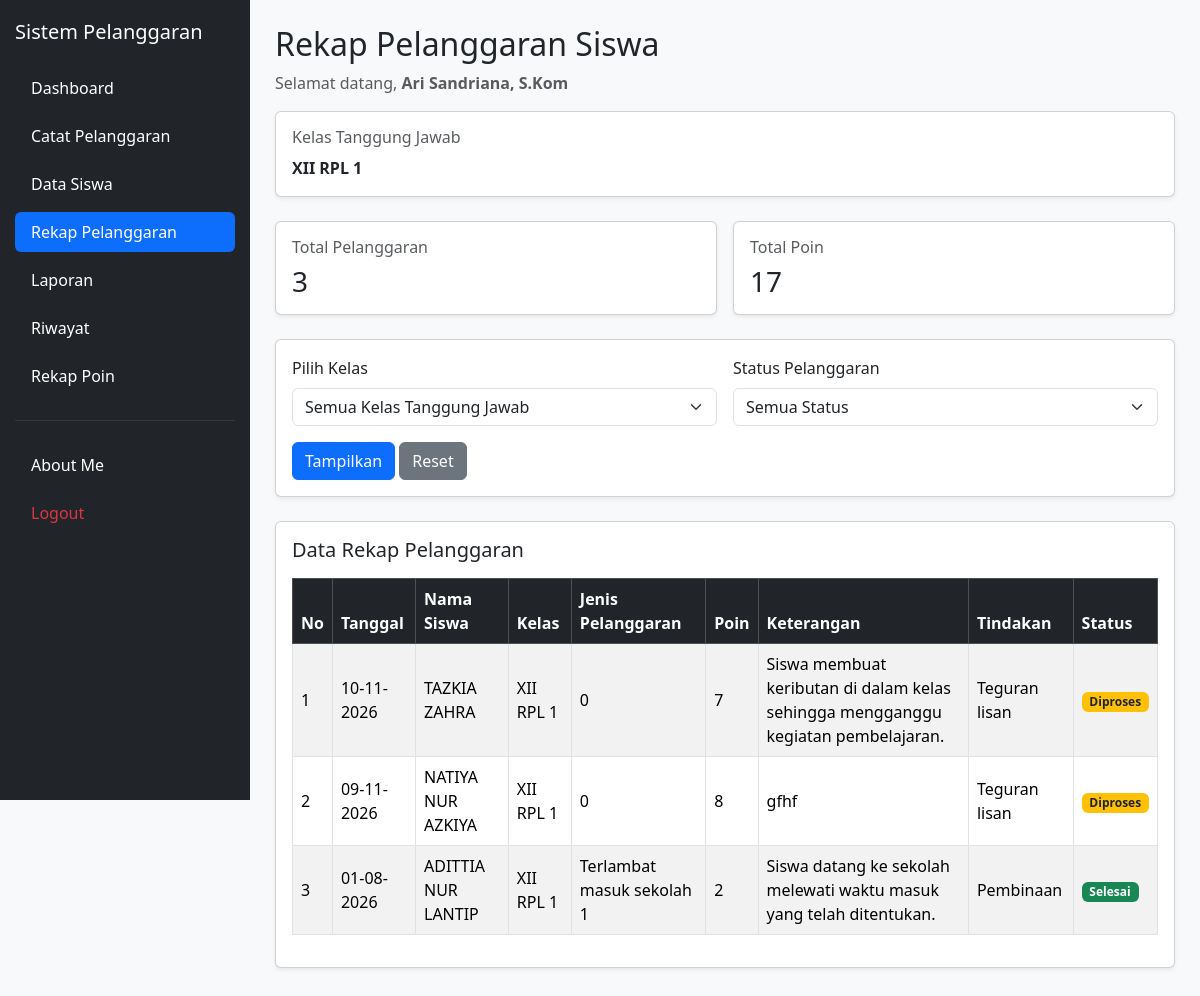
/walikelas/rekap_pelanggaran.php (signed in), run on the app's committed database.
### tables this page shows
CREATE TABLE `t_guru` (
  `id` int(11) NOT NULL,
  `nip` varchar(30) NOT NULL,
  `nama` varchar(150) NOT NULL,
  `email` varchar(150) NOT NULL,
  `status_aktif` tinyint(1) NOT NULL,
  `user_id` int(11) NOT NULL,
  `created_at` timestamp NULL DEFAULT current_timestamp(),
  `update_at` timestamp NULL DEFAULT current_timestamp()
);

CREATE TABLE `t_pelanggaran_siswa` (
  `id` int(11) NOT NULL,
  `tahun_ajaran_id` int(11) NOT NULL,
  `siswa_id` int(11) NOT NULL,
  `nama_siswa` varchar(150) NOT NULL,
  `kelas_id` int(11) NOT NULL,
  `nama_kelas` varchar(100) NOT NULL,
  `pelanggaran_id` int(11) NOT NULL,
  `nama_pelanggaran` varchar(150) NOT NULL,
  `pelanggaran_kategori_id` int(11) NOT NULL,
  `guru_id` int(11) NOT NULL,
  `nama_guru` varchar(150) NOT NULL,
  `tanggal` date NOT NULL,
  `keterangan` text NOT NULL,
  `poin` int(11) NOT NULL,
  `tindakan` text NOT NULL,
  `status` varchar(30) NOT NULL,
  `created_at` timestamp NOT NULL DEFAULT current_timestamp(),
  `update_at` timestamp NOT NULL DEFAULT current_timestamp()
);

### walikelas/rekap_pelanggaran.php (the view, shortened to what this page needs)
<?php
include "../config/koneksi.php";
$user_id = (int) (
    $_SESSION['user_id']
    ?? $_SESSION['id_user']
    ?? $_SESSION['id']
    ?? 0
);
$guru = null;
if ($user_id > 0) {
    $stmtGuru = $koneksi->prepare("
        SELECT id, nama
        FROM t_guru
        WHERE user_id = ?
        LIMIT 1
    ");
    $stmtGuru->bind_param("i", $user_id);
    $stmtGuru->execute();
    $guru = $stmtGuru->get_result()->fetch_assoc();
}
$guru_id = (int) $guru['id'];
$nama_guru = $guru['nama'];
$stmtKelas = $koneksi->prepare("
    SELECT DISTINCT
        wk.kelas_id,
        wk.tahun_ajaran_id,
        k.nama AS nama_kelas,
        ta.nama AS nama_tahun_ajaran
    FROM t_wali_kelas wk
    INNER JOIN t_kelas k
        ON k.id = wk.kelas_id
    INNER JOIN t_tahun_ajaran ta
        ON ta.id = wk.tahun_ajaran_id
    WHERE wk.guru_id = ?
      AND wk.status_aktif = 1
      AND ta.status_aktif = 1
      AND k.status_aktif = 1
      AND CURDATE() BETWEEN wk.tanggal_mulai
                        AND wk.tanggal_selesai
    ORDER BY k.nama ASC
");
$stmtKelas->bind_param("i", $guru_id);
$stmtKelas->execute();
$resultKelas = $stmtKelas->get_result();
$kelas_wali = [];
while ($row = $resultKelas->fetch_assoc()) {
    $kelas_wali[] = $row;
}
$data_pelanggaran = [];
$total_pelanggaran = 0;
$total_poin = 0;
$kondisi_kelas = [];
$params = [];
$types = '';
foreach ($kelas_wali as $kelas) {
    $kondisi_kelas[] = "
        (
            ps.kelas_id = ?
            AND ps.tahun_ajaran_id = ?
        )
    ";
    $params[] = (int) $kelas['kelas_id'];
    $params[] = (int) $kelas['tahun_ajaran_id'];
    $types .= "ii";
}
$sql = "
    SELECT
        ps.id,
        ps.tanggal,
        COALESCE(
            NULLIF(s.nama, ''),
            NULLIF(ps.nama_siswa, ''),
            '-'
        ) AS nama_siswa,
        COALESCE(
            NULLIF(k.nama, ''),
            NULLIF(ps.nama_kelas, ''),
            '-'
        ) AS nama_kelas,
        COALESCE(
            NULLIF(ps.nama_pelanggaran, ''),
            NULLIF(p.nama, ''),
            '-'
        ) AS nama_pelanggaran,
        ps.poin,
        ps.keterangan,
        ps.tindakan,
        ps.status,
        ps.kelas_id,
        ps.tahun_ajaran_id
    FROM t_pelanggaran_siswa ps
    LEFT JOIN t_siswa s
        ON s.id = ps.siswa_id
    LEFT JOIN t_kelas k
        ON k.id = ps.kelas_id
    LEFT JOIN t_pelanggaran p
        ON p.id = ps.pelanggaran_id
    WHERE (
        " . implode(" OR ", $kondisi_kelas) . "
    )
";
$sql .= "
    ORDER BY ps.tanggal DESC, ps.id DESC
";
$stmtData = $koneksi->prepare($sql);
$stmtData->bind_param($types, ...$params);
$stmtData->execute();
$resultData = $stmtData->get_result();
while ($row = $resultData->fetch_assoc()) {
    $data_pelanggaran[] = $row;
    $total_pelanggaran++;
    $total_poin += (int) $row['poin'];
}
function tanggalIndonesia($tanggal)
{
    $waktu = strtotime($tanggal);
    return date('d-m-Y', $waktu);
}
?>
<!DOCTYPE html>
<html lang="id">
<head>
    <link
        href="https://cdn.jsdelivr.net/npm/bootstrap@5.3.8/dist/css/bootstrap.min.css"
        rel="stylesheet"
    >
    <link
        href="https://cdn.datatables.net/2.3.4/css/dataTables.bootstrap5.min.css"
        rel="stylesheet"
    >
</head>
<body>
<aside class="sidebar">
    <h5 class="text-white mb-4">
        Sistem Pelanggaran
    </h5>
    <ul class="nav nav-pills flex-column gap-2">
        <li class="nav-item">
            <a href="../dashboard.php" class="nav-link">
                Dashboard
            </a>
        </li>
        <li class="nav-item">
            <a href="../catat_pelanggaran.php" class="nav-link">
                Catat Pelanggaran
            </a>
        </li>
        <li class="nav-item">
            <a href="data_siswa.php" class="nav-link">
                Data Siswa
            </a>
        </li>
        <li class="nav-item">
            <a href="rekap_pelanggaran.php" class="nav-link active">
                Rekap Pelanggaran
            </a>
        </li>
        <li class="nav-item">
            <a href="laporan.php" class="nav-link">
                Laporan
            </a>
        </li>
        <li class="nav-item">
            <a href="../riwayat.php" class="nav-link">
                Riwayat
            </a>
        </li>
        <li class="nav-item">
            <a href="../rekap_poin.php" class="nav-link">
                Rekap Poin
            </a>
        </li>
        <hr class="text-secondary">
        <li class="nav-item">
            <a href="../about_me.php" class="nav-link">
                About Me
            </a>
        </li>
        <li class="nav-item">
            <a
                href="../logout.php"
                class="nav-link text-danger"
                onclick="return confirm('Yakin ingin logout?')"
            >
                Logout
            </a>
        </li>
    </ul>
</aside>
<main class="content">
    <h2 class="mb-2">
        Rekap Pelanggaran Siswa
    </h2>
    <p class="text-muted">
        Selamat datang,
        <strong><?= htmlspecialchars($nama_guru) ?></strong>
    </p>
    <div class="card shadow-sm mb-4">
        <div class="card-body">
            <h6 class="text-muted mb-2">
                Kelas Tanggung Jawab
            </h6>
            <strong>
                <?= htmlspecialchars(
                    implode(', ', array_column($kelas_wali, 'nama_kelas'))
                ) ?>
            </strong>
        </div>
    </div>
    <div class="row g-3 mb-4">
        <div class="col-md-6">
            <div class="card shadow-sm h-100">
                <div class="card-body">
                    <h6 class="text-muted mb-2">
                        Total Pelanggaran
                    </h6>
                    <h3 class="mb-0">
                        <?= $total_pelanggaran ?>
                    </h3>
                </div>
            </div>
        </div>
        <div class="col-md-6">
            <div class="card shadow-sm h-100">
                <div class="card-body">
                    <h6 class="text-muted mb-2">
                        Total Poin
                    </h6>
                    <h3 class="mb-0">
                        <?= $total_poin ?>
                    </h3>
                </div>
            </div>
        </div>
    </div>
    <div class="card shadow-sm mb-4">
        <div class="card-body">
            <form method="GET" class="row g-3">
                <div class="col-md-6">
                    <label class="form-label">
                        Pilih Kelas
                    </label>
                    <select name="kelas" class="form-select">
                        <option value="">
                            Semua Kelas Tanggung Jawab
                        </option>
                    </select>
                </div>
                <div class="col-md-6">
                    <label class="form-label">
                        Status Pelanggaran
                    </label>
                    <select name="status" class="form-select">
                        <option value="">
                            Semua Status
                        </option>
                    </select>
                </div>
                <div class="col-12">
                    <button type="submit" class="btn btn-primary">
                        Tampilkan
                    </button>
                    <a
                        href="rekap_pelanggaran.php"
                        class="btn btn-secondary"
                    >
                        Reset
                    </a>
                </div>
            </form>
        </div>
    </div>
    <div class="card shadow-sm mb-4">
        <div class="card-body">
            <h5 class="mb-3">
                Data Rekap Pelanggaran
            </h5>
            <div class="table-responsive">
                <table
                    id="tabelRekap"
                    class="table table-bordered table-striped table-hover align-middle"
                >
                    <thead class="table-dark">
                        <tr>
                            <th>No</th>
                            <th>Tanggal</th>
                            <th>Nama Siswa</th>
                            <th>Kelas</th>
                            <th>Jenis Pelanggaran</th>
                            <th>Poin</th>
                            <th>Keterangan</th>
                            <th>Tindakan</th>
                            <th>Status</th>
                        </tr>
                    </thead>
                    <tbody>
                        <?php $no = 1; ?>
                        <?php foreach ($data_pelanggaran as $data): ?>
                            <tr>
                                <td>
                                    <?= $no++ ?>
                                </td>
                                <td>
                                    <?= tanggalIndonesia($data['tanggal']) ?>
                                </td>
                                <td>
                                    <?= htmlspecialchars($data['nama_siswa'] ?? '-') ?>
                                </td>
                                <td>
                                    <?= htmlspecialchars($data['nama_kelas'] ?? '-') ?>
                                </td>
                                <td>
                                    <?= htmlspecialchars($data['nama_pelanggaran'] ?? '-') ?>
                                </td>
                                <td>
                                    <?= (int) $data['poin'] ?>
                                </td>
                                <td>
                                    <?= htmlspecialchars($data['keterangan'] ?? '-') ?>
                                </td>
                                <td>
                                    <?= htmlspecialchars($data['tindakan'] ?? '-') ?>
                                </td>
                                <td>
                                    <?php if (($data['status'] ?? '') === 'Selesai'): ?>
                                        <span class="badge bg-success">
                                            Selesai
                                        </span>
                                    <?php elseif (($data['status'] ?? '') === 'Diproses'): ?>
                                        <span class="badge bg-warning text-dark">
                                            Diproses
                                        </span>
                                    <?php else: ?>
                                        <span class="badge bg-secondary">
                                            <?= htmlspecialchars($data['status'] ?? '-') ?>
                                        </span>
                                    <?php endif; ?>
                                </td>
                            </tr>
                        <?php endforeach; ?>
                    </tbody>
                </table>
            </div>
        </div>
    </div>
</main>
</body>
</html>

### walikelas/rekap_pelanggaran.php (style rules this page uses)
body { background-color: #f8f9fa; margin: 0; }
.sidebar { width: 250px; min-width: 250px; max-width: 250px; height: 100vh; min-height: 100vh; position: fixed; top: 0; left: 0; bottom: 0; background-color: #212529; padding: 20px 15px; overflow-y: auto; box-sizing: border-box; z-index: 1000; }
.sidebar .nav-link { color: white; border-radius: 6px; }
.sidebar .nav-link.active { background-color: #0d6efd; }
.content { margin-left: 250px; width: calc(100% - 250px); min-height: 100vh; padding: 25px; box-sizing: border-box; }

### data on the page
t_guru: nama "Ari Sandriana, S.Kom"
t_pelanggaran_siswa: tanggal "10-11-2026", nama_siswa "TAZKIA ZAHRA", nama_kelas "XII RPL 1", nama_pelanggaran "0", poin "7", keterangan "Siswa membuat keributan di dalam kelas sehingga mengganggu kegiatan pembelajaran.", tindakan "Teguran lisan", status "Diproses"
t_pelanggaran_siswa: tanggal "09-11-2026", nama_siswa "NATIYA NUR AZKIYA", nama_kelas "XII RPL 1", nama_pelanggaran "0", poin "8", keterangan "gfhf", tindakan "Teguran lisan", status "Diproses"
t_pelanggaran_siswa: tanggal "01-08-2026", nama_siswa "ADITTIA NUR LANTIP", nama_kelas "XII RPL 1", nama_pelanggaran "Terlambat masuk sekolah 1", poin "2", keterangan "Siswa datang ke sekolah melewati waktu masuk yang telah ditentukan.", tindakan "Pembinaan", status "Selesai"

### other printed values
implode(', ', array_column($kelas_wali, 'nama_kelas')) "XII RPL 1"
$total_pelanggaran "3"
$total_poin "17"
